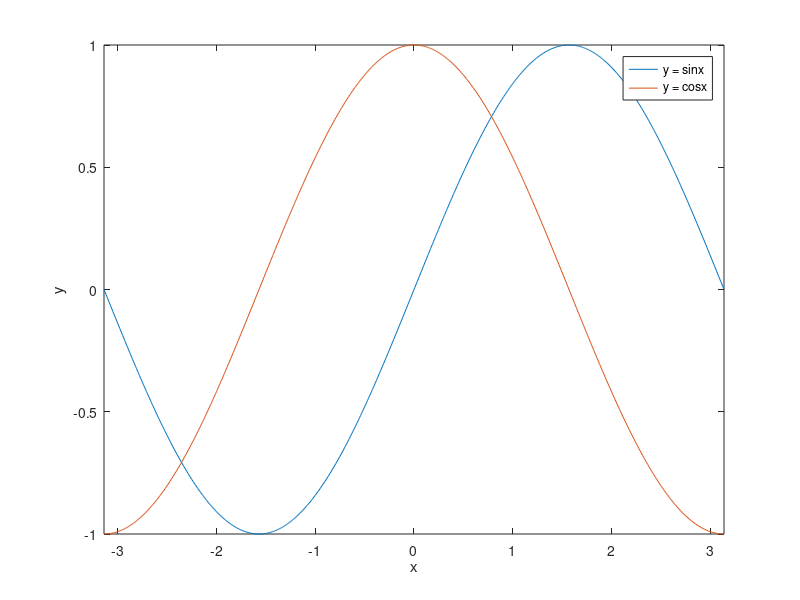

This chart was generated by the following MATLAB code:
x = -pi:0.01:pi;
y1 = sin(x);
y2 = cos(x);
plot(x,y1,x,y2);
xlabel('x');
ylabel('y');
xlim([-pi pi]);
legend('y = sinx','y = cosx');
